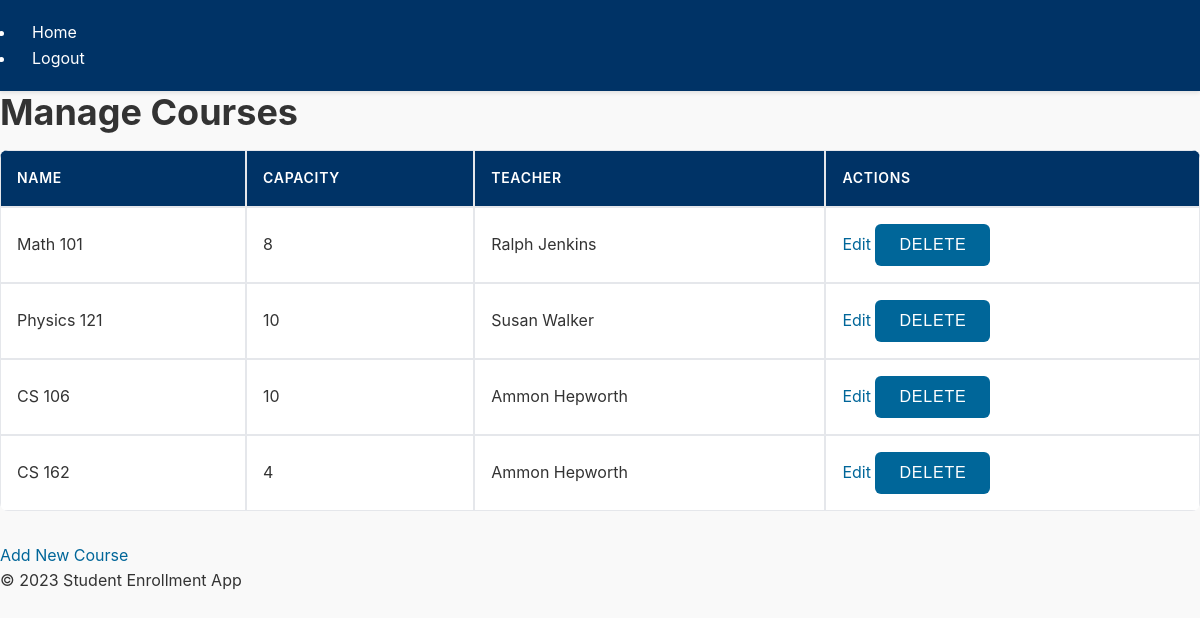
The page /admin/courses (signed in) on the database as committed earlier.
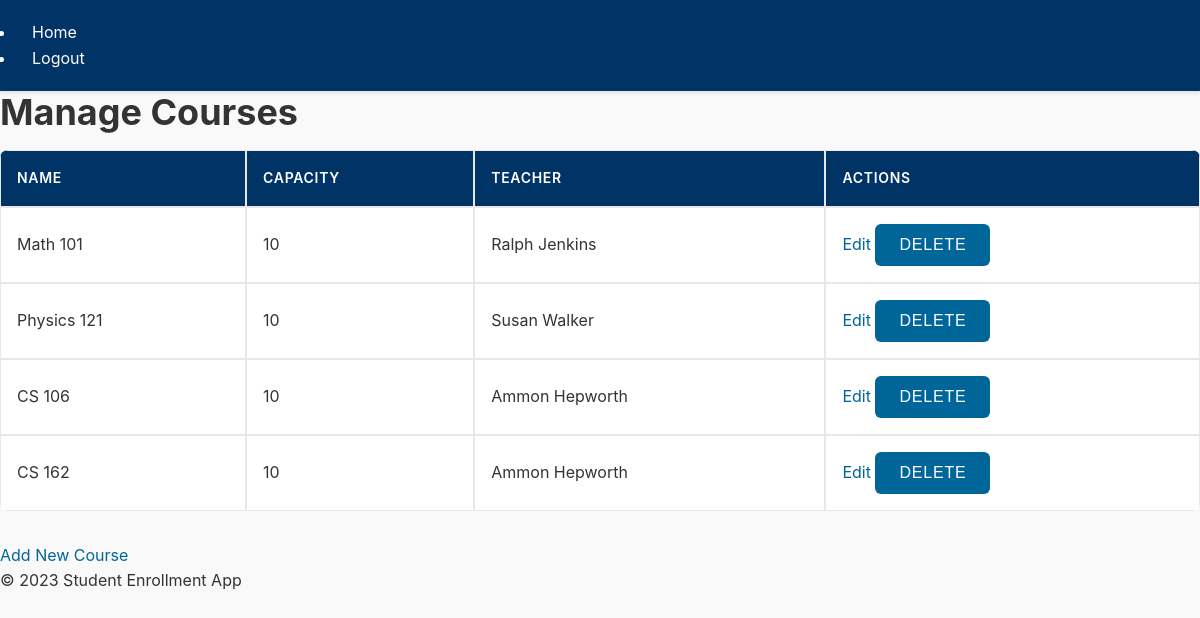
The same page on the database as committed later.
### app/models.py (models this page shows, shortened)
class Course(db.Model):
    id = db.Column(db.Integer, primary_key=True)
    name = db.Column(db.String(120), index=True, unique=True, nullable=False)
    capacity = db.Column(db.Integer, nullable=False)
    teacher_id = db.Column(db.Integer, db.ForeignKey('user.id'), nullable=False)  # Link to the teacher
    teacher = db.relationship('User', backref='courses')  # Backref to access courses taught by the teacher
    enrollments = db.relationship('Enrollment', back_populates='course', lazy='dynamic')

class User(UserMixin, db.Model):
    id = db.Column(db.Integer, primary_key=True)
    username = db.Column(db.String(64), index=True, unique=True, nullable=False)
    email = db.Column(db.String(120), index=True, unique=True, nullable=False)
    password_hash = db.Column(db.String(128), nullable=False)
    role = db.Column(db.String(20), nullable=False)  # student, teacher, or admin
    enrollments = db.relationship('Enrollment', backref='student', lazy='dynamic')

### app/routes.py (the view)
    @app.route('/admin/courses')
    @login_required
    def admin_courses():
        if admin_required(): return admin_required()
        courses = Course.query.all()
        return render_template('admin/courses.html', courses=courses)

### app/__init__.py (called while the page is built)
def create_app():
    app = Flask(__name__)
    app.config.from_object(Config)
    db.init_app(app)
    login_manager.init_app(app)
    admin.name = 'Admin Mode'
    admin.url = '/admin_panel'
    admin.init_app(app)
    with app.app_context():
        from app.models import User, Course, Enrollment
        admin.add_view(ModelView(User, db.session))
        admin.add_view(ModelView(Course, db.session))
        admin.add_view(ModelView(Enrollment, db.session))
        db.create_all()
    from app.routes import init_routes
    init_routes(app)
    @login_manager.user_loader
    def load_user(user_id):
        return User.query.get(int(user_id))
    return app

### app/templates/admin/courses.html
{% extends 'base.html' %}
{% block content %}
<h1>Manage Courses</h1>
<table>
    <thead>
        <tr>
            <th>Name</th>
            <th>Capacity</th>
            <th>Teacher</th>
            <th>Actions</th>
        </tr>
    </thead>
    <tbody>
        {% for course in courses %}
        <tr>
            <td>{{ course.name }}</td>
            <td>{{ course.capacity }}</td>
            <td>{{ course.teacher.username }}</td>
            <td>
                <a href="{{ url_for('admin_edit_course', course_id=course.id) }}">Edit</a>
                <form action="{{ url_for('admin_delete_course', course_id=course.id) }}" method="post" style="display:inline;">
                    <button type="submit" onclick="return confirm('Are you sure you want to delete this course?');">Delete</button>
                </form>
            </td>
        </tr>
        {% endfor %}
    </tbody>
</table>
<a href="{{ url_for('admin_new_course') }}">Add New Course</a>
{% endblock %}

Rows that differ between the two databases and show on the page:
changed Course "Math 101": capacity "8" → "10"
changed Course "CS 162": capacity "4" → "10"
